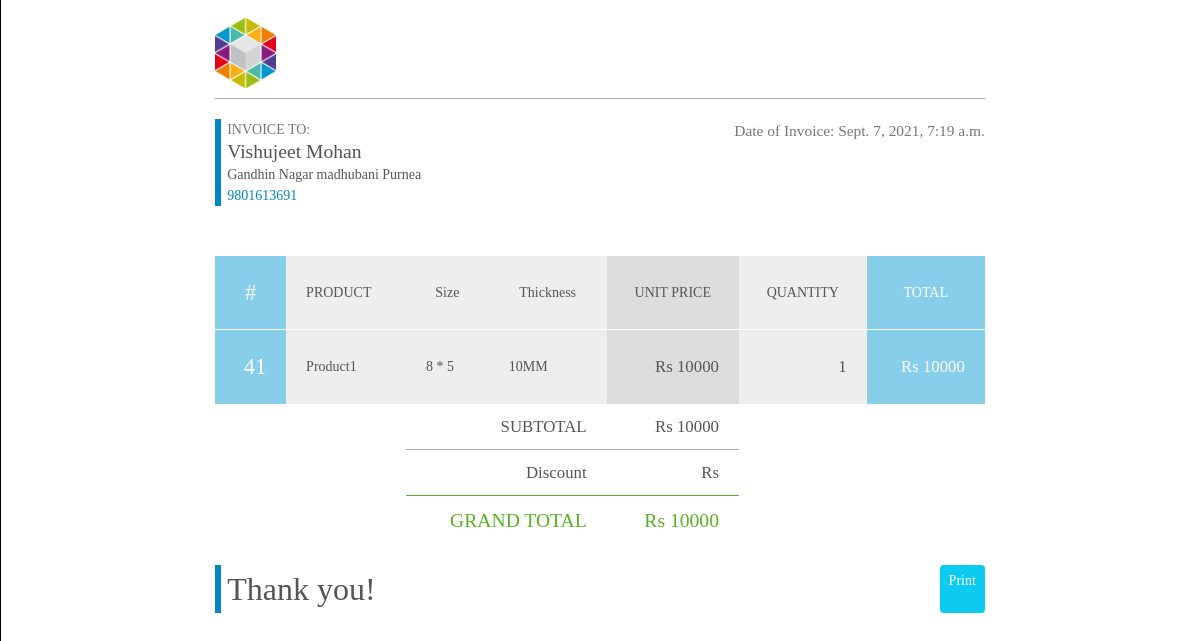
/order_view/111 (signed in), run on the app's committed database.
### datawork/models.py (models this page shows, shortened)
class Order(models.Model):
    STATUS = (("Credit","Credit"),("Paid","Paid"))
    c_id = models.ForeignKey(Customer, on_delete=models.CASCADE, null=True)
    ordered = models.BooleanField(default=False)
    items = models.ManyToManyField(OrderProduct)
    pay_method = models.CharField(max_length=100, choices=STATUS, null=True)
    discount_price = models.CharField(max_length=150, null=True, blank=True)
    start_date = models.DateTimeField(default=timezone.now)
    def get_actual_total_amount(self):
        total = 0
        for order_item in self.items.all():
            total += order_item.total_price()
        return total
    def grand_total(self):
        if self.discount_price:
            return self.get_actual_total_amount() - float(self.discount_price)
        else:
            return self.get_actual_total_amount()

class Customer(models.Model):
    name = CharField(max_length=200)
    contact = models.CharField(max_length=200)
    address = models.TextField()
    def __str__(self):
        return self.name

class OrderProduct(models.Model):
    item = models.ForeignKey(Product, on_delete=models.CASCADE)
    ordered = models.BooleanField(default=False)
    qty = models.IntegerField(default=1)
    def total_price(self):
        return self.qty * self.item.price

class Product(models.Model):
    STOCK = (("0","show"),("1","hide"))
    name = models.CharField(max_length=200)
    quantity = models.IntegerField(default=1)
    image = models.ImageField(upload_to="product/", null=True)
    category = models.ForeignKey(Category, on_delete=models.CASCADE)
    brand = models.ForeignKey(Brand, on_delete=models.CASCADE)
    product_size = models.ForeignKey(Size, on_delete=models.CASCADE)
    product_thickness = models.ForeignKey(Thickness, on_delete=models.CASCADE)
    doc = models.DateTimeField(default=timezone.now)
    price = models.IntegerField(default=0)
    stock = models.CharField(max_length=100, choices=STOCK, default="0", null=True)

class Size(models.Model):
    size_name = models.CharField(max_length=200)
    size_thick = models.ForeignKey(Thickness, on_delete=models.CASCADE, null=True)
    size_doc = models.DateTimeField(default=timezone.now, null=True)
    def __str__(self):
        return self.size_name

class Thickness(models.Model):
    thickness_name = models.CharField(max_length=200)
    thick_brand = models.ForeignKey(Brand, on_delete=models.CASCADE, null=True)
    def __str__(self):
        return self.thickness_name

### datawork/views.py (the view)
# urls.py: path("order_view/<int:id>", views.order_view, name="order_view"),
@login_required
def order_view(r, id):
    return render(r, "order_view.html",{
        "orders": Order.objects.filter(id = id),
        "ordering": Order.objects.get(id = id, ordered=True)
    })

### template/order_view.html (shortened to what this page needs)
{% extends 'base.html' %}
{% load static %}
{% block content %}
<body>
  <header class="clearfix">
    <div id="logo">
      <img src="../media/product/logo.png">
    </div>
    </div>
  <main>
    {% for o in orders  %}
    <div id="details" class="clearfix">
      <div id="client">
        <div class="to">INVOICE TO:</div>
        <h2 class="name">{{o.c_id}}</h2>
        <div class="address">{{o.c_id.address}}</div>
        <div class="email"><a href="mailto:john@example.com">{{o.c_id.contact}}</a></div>
      </div>
      <div id="invoice">
        <div class="date">Date of Invoice: {{o.start_date}}</div>
      </div>
    </div>
    <table border="0" cellspacing="0" cellpadding="0">
      <thead>
        <tr>
          <th class="no">#</th>
          <th class="desc">PRODUCT</th>
          <th class="size">Size</th>
          <th class="size">Thickness</th>
          <th class="unit">UNIT PRICE</th>
          <th class="qty">QUANTITY</th>
          <th class="total">TOTAL</th>
        </tr>
      </thead>
      <tbody>
        {% for pro_item in ordering.items.all %}
          <tr>
            <td class="no">{{pro_item.id}}</td>
            <td class="desc">{{pro_item.item.name}}</td>
            <td class="desc">{{pro_item.item.product_size}}</td>
            <td class="desc">{{pro_item.item.product_thickness}}</td>
            <td class="unit">Rs {{pro_item.item.price}}</td>
            <td class="qty">{{pro_item.qty}}</td>
            <td class="total">Rs {{pro_item.total_price}}</td>
          </tr>
        {% endfor %}
      </tbody>
      <tfoot class="pricing">
        <tr>
          <td colspan="2"></td>
          <td colspan="2">SUBTOTAL</td>
          <td>Rs {{ordering.get_actual_total_amount}}</td>
        </tr>
        <tr>
          <td colspan="2"></td>
          <td colspan="2">Discount</td>
          <td>Rs {{ordering.discount_price}}</td>
        </tr>
        <tr>
          <td colspan="2"></td>
          <td colspan="2">GRAND TOTAL</td>
          <td>Rs {{ordering.grand_total}}</td>
        </tr>
      </tfoot>
    </table>
    <div class="d-flex">
      <div id="notices">Thank you!</div>
      <a href="" class="btn btn-info ms-auto text-white btn-sm">Print</a>
    </div>
    {% endfor %}
  </main>
</body>
{% endblock  %}

### template/base.html (shortened to what this page needs)
<!DOCTYPE html>
<html lang="en">
<head>
    <link href="https://cdn.jsdelivr.net/npm/bootstrap@5.1.0/dist/css/bootstrap.min.css" rel="stylesheet">
    {% load static %}
</head>
  <body onload="startTime()">
    <div class="container-fluid">
      <div class="row">
        <div class="col-lg-12">
          {% block content %} {% endblock %}
  </body>
</html>

### template/order_view.html (style rules this page uses)
.clearfix:after { content: ""; display: table; clear: both; }
a { color: #0087C3; text-decoration: none; }
body { position: relative; width: 21cm; height: 29.7cm; margin: 0 auto; color: #555555; background: #FFFFFF; font-family: Arial, sans-serif; font-size: 14px; font-family: SourceSansPro; }
header { padding: 10px 0; margin-bottom: 20px; border-bottom: 1px solid #AAAAAA; }
#logo { float: left; margin-top: 8px; }
#logo img { height: 70px; }
#details { margin-bottom: 50px; }
#client { padding-left: 6px; border-left: 6px solid #0087C3; float: left; }
#client .to { color: #777777; }
h2.name { font-size: 1.4em; font-weight: normal; margin: 0; }
#invoice { float: right; text-align: right; }
#invoice .date { font-size: 1.1em; color: #777777; }
table { width: 100%; border-collapse: collapse; border-spacing: 0; margin-bottom: 20px; }
table th, table td { padding: 20px; background: #EEEEEE; text-align: center; border-bottom: 1px solid #FFFFFF; }
table th { white-space: nowrap; font-weight: normal; }
table td { text-align: right; }
table .no { color: #FFFFFF; font-size: 1.6em; background: skyblue; }
table .desc { text-align: left; }
table .unit { background: #DDDDDD; }
table .total { background: skyblue; color: #FFFFFF; }
table td.unit, table td.qty, table td.total { font-size: 1.2em; }
table tbody tr:last-child td { border: none; }
table tfoot td { padding: 10px 20px; background: #FFFFFF; border-bottom: none; font-size: 1.2em; white-space: nowrap; border-top: 1px solid #AAAAAA; }
table tfoot tr:first-child td { border-top: none; }
table tfoot tr:last-child td { color: #57B223; font-size: 1.4em; border-top: 1px solid #57B223; }
table tfoot tr td:first-child { border: none; }
#notices { padding-left: 6px; border-left: 6px solid #0087C3; font-size: 2rem; }
.pricing { margin-left:200px; }

### data on the page
Order: c_id "Vishujeet Mohan", c_id.address "Gandhin Nagar madhubani Purnea", c_id.contact "9801613691", start_date "Sept. 7, 2021, 7:19 a.m.", get_actual_total_amount "10000", grand_total "10000"
OrderProduct: id "41", item.name "Product1", item.product_size "8 * 5", item.product_thickness "10MM", item.price "10000", qty "1", total_price "10000"
